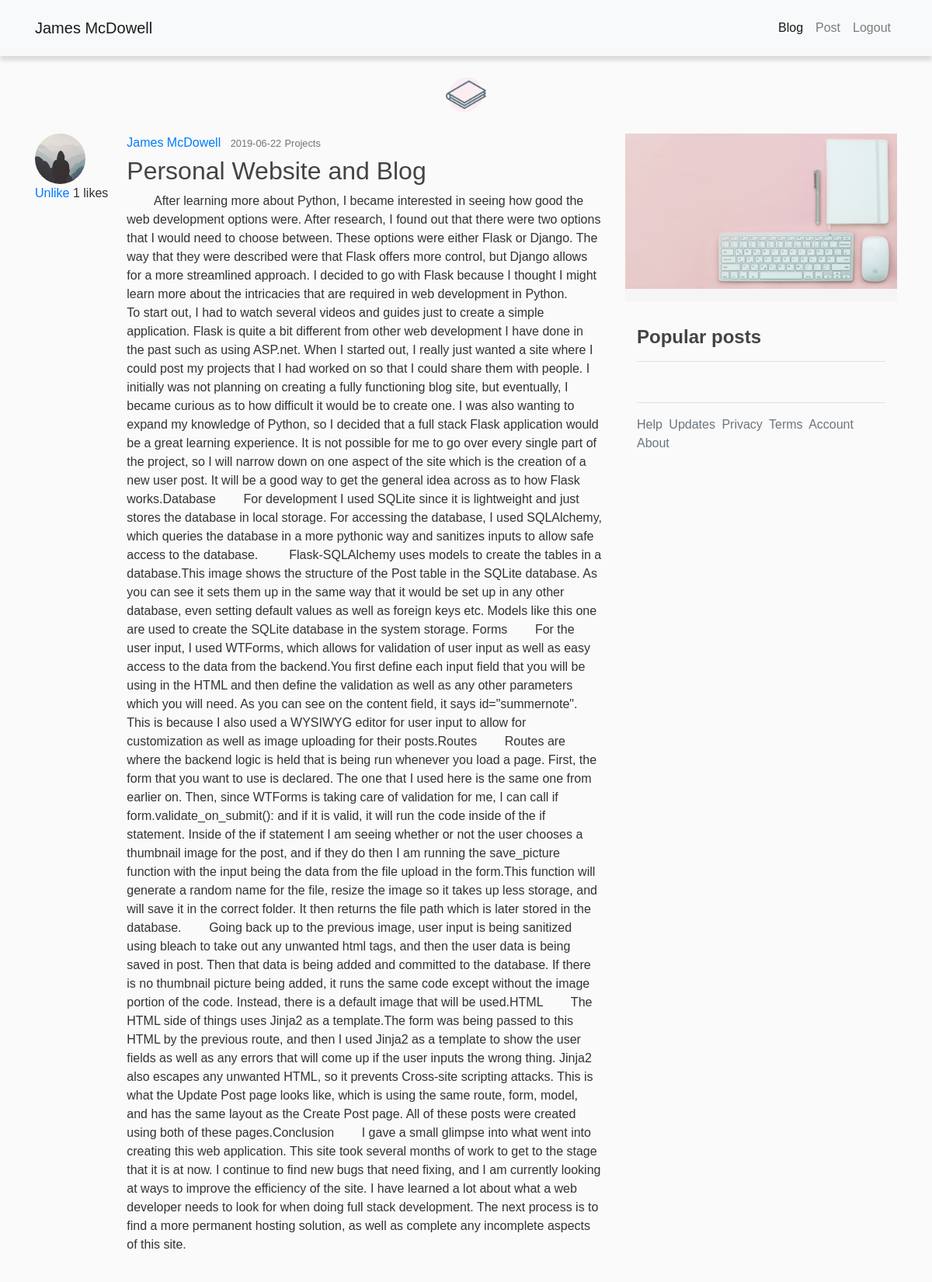
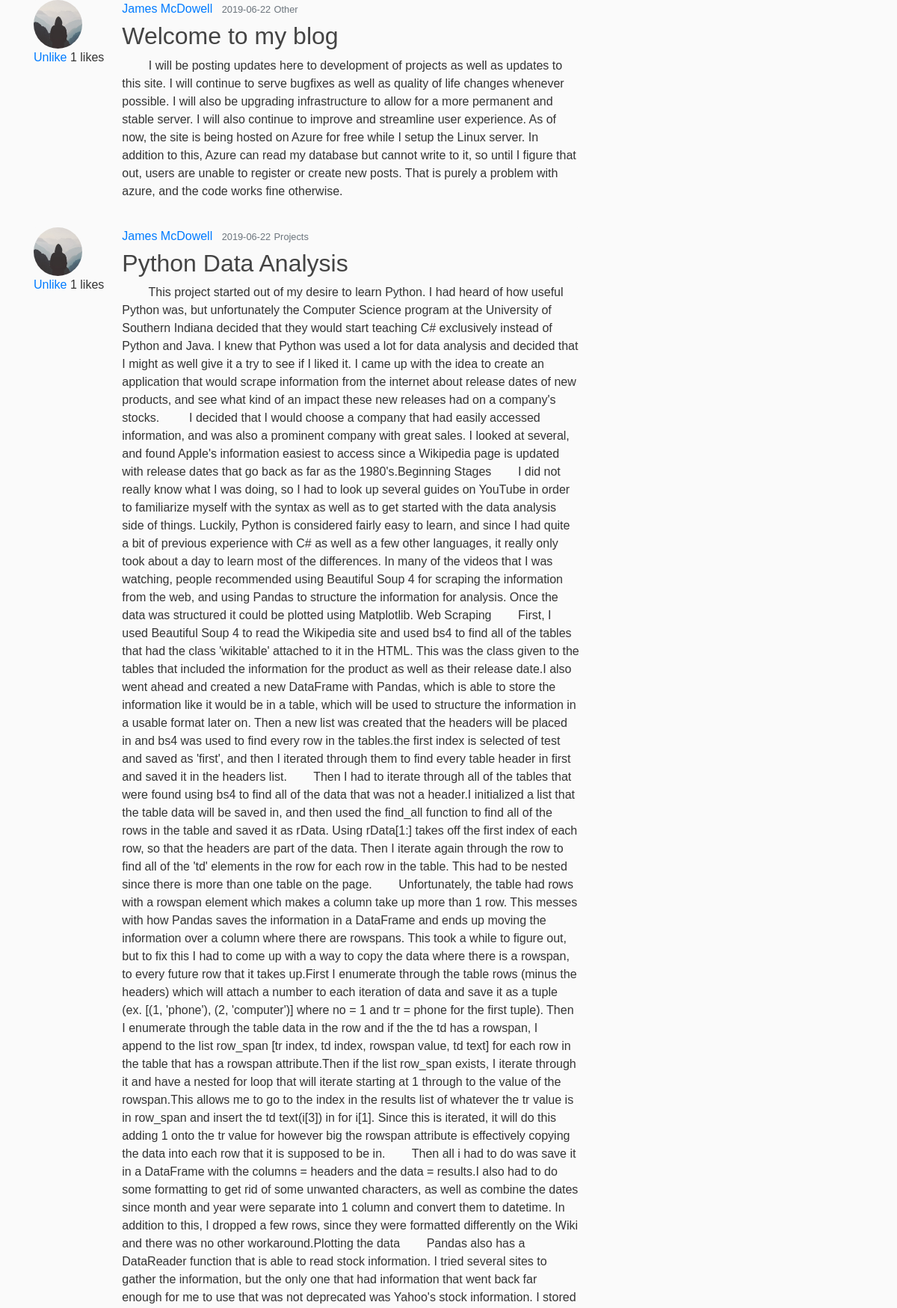
/blog/recent (signed in, upper part), run on the app's committed database (2 pictures, top to bottom).
### flaskblog/models.py (models this page shows, shortened)
class Post(db.Model):
    id = db.Column(db.Integer, primary_key=True)
    title = db.Column(db.String(100), nullable=False)
    date_posted = db.Column(db.DateTime, nullable=False, default=datetime.utcnow)
    content = db.Column(db.Text, nullable=False)
    image_file = db.Column(db.String(20), nullable=False, default='default.jpg')
    user_id = db.Column(db.Integer, db.ForeignKey('user.id'), nullable=False)
    likes = db.relationship('PostLike', backref='post', lazy='dynamic')
    cat_id = db.Column(db.Integer, db.ForeignKey('cat.id'), nullable=False)

class User(UserMixin, db.Model):
    id = db.Column(db.Integer, primary_key=True)
    username = db.Column(db.String(20), unique=True, nullable=False)
    email = db.Column(db.String(120), unique=True, nullable=False)
    image_file = db.Column(db.String(20), nullable=False, default='default.jpg')
    password = db.Column(db.String(60), nullable=False)
    posts = db.relationship('Post', backref='author', lazy=True)
    liked = db.relationship(
        'PostLike',
        foreign_keys='PostLike.user_id',
        backref='user', lazy='dynamic')
    def has_liked_post(self, post):
        return PostLike.query.filter(
            PostLike.user_id == self.id,
            PostLike.liked_id == post.user_id,
            PostLike.post_id == post.id).count() > 0

class Cat(db.Model):
    id = db.Column(db.Integer, primary_key=True)
    title = db.Column(db.String(30), nullable=False)
    posts = db.relationship('Post', backref='categ', lazy=True)
    category_image = db.Column(db.String(20), nullable=False, default='other.jpg')

### flaskblog/main/routes.py (the view)
@main.route('/blog/recent')
def blogs():
    page = request.args.get('page', 1, type=int)
    posts = Post.query.order_by(Post.date_posted.desc()).paginate(page=page, per_page=5)
    return render_template('blogs.html', posts=posts)

### flaskblog/models.py (called while the page is built)
@login_manager.user_loader
def load_user(user_id):
    return User.query.get(int(user_id))

### flaskblog/templates/blogs.html (shortened to what this page needs)
{% extends "layout.html" %}
{% block content %}
    {% for post in posts.items %}
        <article class="media content-section">
          <ul class="list-unstyled mr-4">
            <li>
                <a href="{{ url_for('users.user_profile', username=post.author.username) }}"><img class="rounded-circle article-img" src="{{ url_for('static', filename='profile_pics/' + post.author.image_file) }}"></a>
            </li>
            <li>
                {% if current_user.is_authenticated %}
                    {% if current_user.has_liked_post(post) %}
                        <a href="{{ url_for('posts.like_action', post_id=post.id, action='unlike') }}">Unlike</a>
                      {% else %}
                        <a href="{{ url_for('posts.like_action', post_id=post.id, action='like') }}">Like</a>
                      {% endif %}
                    {{ post.likes.count() }} likes
                {% else %}
                    {{ post.likes.count() }} likes
                {% endif %}
            </li>
          </ul>
          <div class="media-body">
            <div class="article-metadata">
              <a class="mr-2" href="{{ url_for('users.user_posts', username=post.author.username) }}">{{ post.author.username }}</a>
              <small class="text-muted">{{ post.date_posted.strftime('%Y-%m-%d') }}</small>
              <small class="text-muted">{{ post.categ.title }}</small>
            </div>
            <h2><a class="article-title" href="{{ url_for('posts.post', post_id=post.id) }}">{{ post.title }}</a></h2>
            <p class="article-content">{{ post.content|striptags }}</p>
          </div>
        </article>
    {% endfor %}
{% endblock content %}

### flaskblog/static/format.css (style rules this page uses)
img { max-width: 100%; height: auto; }

### flaskblog/static/main.css (style rules this page uses)
body { background: #fafafa; color: #333333; margin-top: 4.5rem; }
h1, h2, h3, h4, h5, h6 { color: #444444; }
.content-section { background: #fafafa; border-radius: 3px; margin-bottom: 20px; }
.article-title { color: #444444; }
.article-content { white-space: pre-line; }
.article-img { height: 65px; width: 65px; margin-right: 16px; }
.article-metadata { padding-bottom: 1px; margin-bottom: 4px; }

### data on the page
Post: image_file (placeholder picture), likes.count "1", author.username "James McDowell", date_posted "2019-06-22", categ "Projects", title "Personal Website and Blog", content "After learning more about Python, I became interested in seeing how good the web development options were. After research, I found out that there were two options that I would need to choose between. These options were either Flask or Django. The way that they were described were that Flask offers more control, but Django allows for a more streamlined approach. I decided to go with Flask because I thought I might learn more about the intricacies that are required in web development in Python. To start out, I had to watch several videos and guides just to create a simple application. Flask is quite a bit different from other web development I have done in the past such as using ASP.net. When…"
Post: image_file (placeholder picture), likes.count "1", author.username "James McDowell", date_posted "2019-06-22", categ "Other", title "Welcome to my blog", content "I will be posting updates here to development of projects as well as updates to this site. I will continue to serve bugfixes as well as quality of life changes whenever possible. I will also be upgrading infrastructure to allow for a more permanent and stable server. I will also continue to improve and streamline user experience. As of now, the site is being hosted on Azure for free while I setup the Linux server. In addition to this, Azure can read my database but cannot write to it, so until I figure that out, users are unable to register or create new posts. That is purely a problem with azure, and the code works fine otherwise."
Post: image_file (placeholder picture), likes.count "1", author.username "James McDowell", date_posted "2019-06-22", categ "Projects", title "Python Data Analysis"
